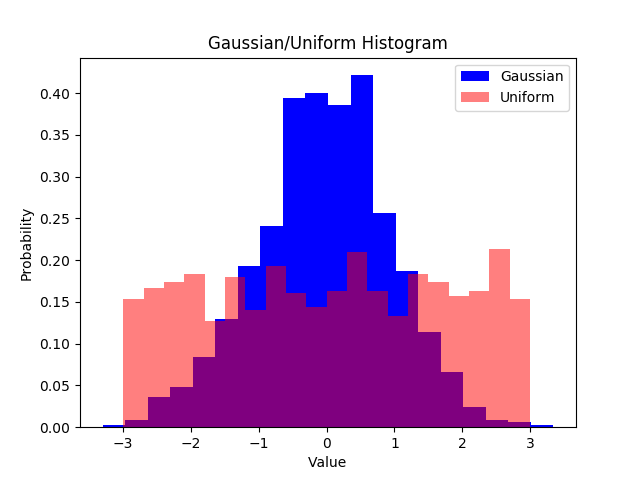

Generate this figure with Python:
import matplotlib.pyplot as plt
from numpy.random import normal, uniform

gaussian_numbers = normal(size = 1000)
uniform_numbers = uniform(low=-3, high=3, size=1000)

plt.hist(gaussian_numbers, bins = 20, histtype = 'stepfilled', normed = True, color = 'b', label = 'Gaussian')
plt.hist(uniform_numbers, bins = 20, histtype = 'stepfilled', normed = True, color = 'r', alpha = 0.5, label = 'Uniform')

plt.title("Gaussian/Uniform Histogram")
plt.xlabel("Value")
plt.ylabel("Probability")

plt.legend()

plt.savefig('Histogram_example_9.png')

plt.show()